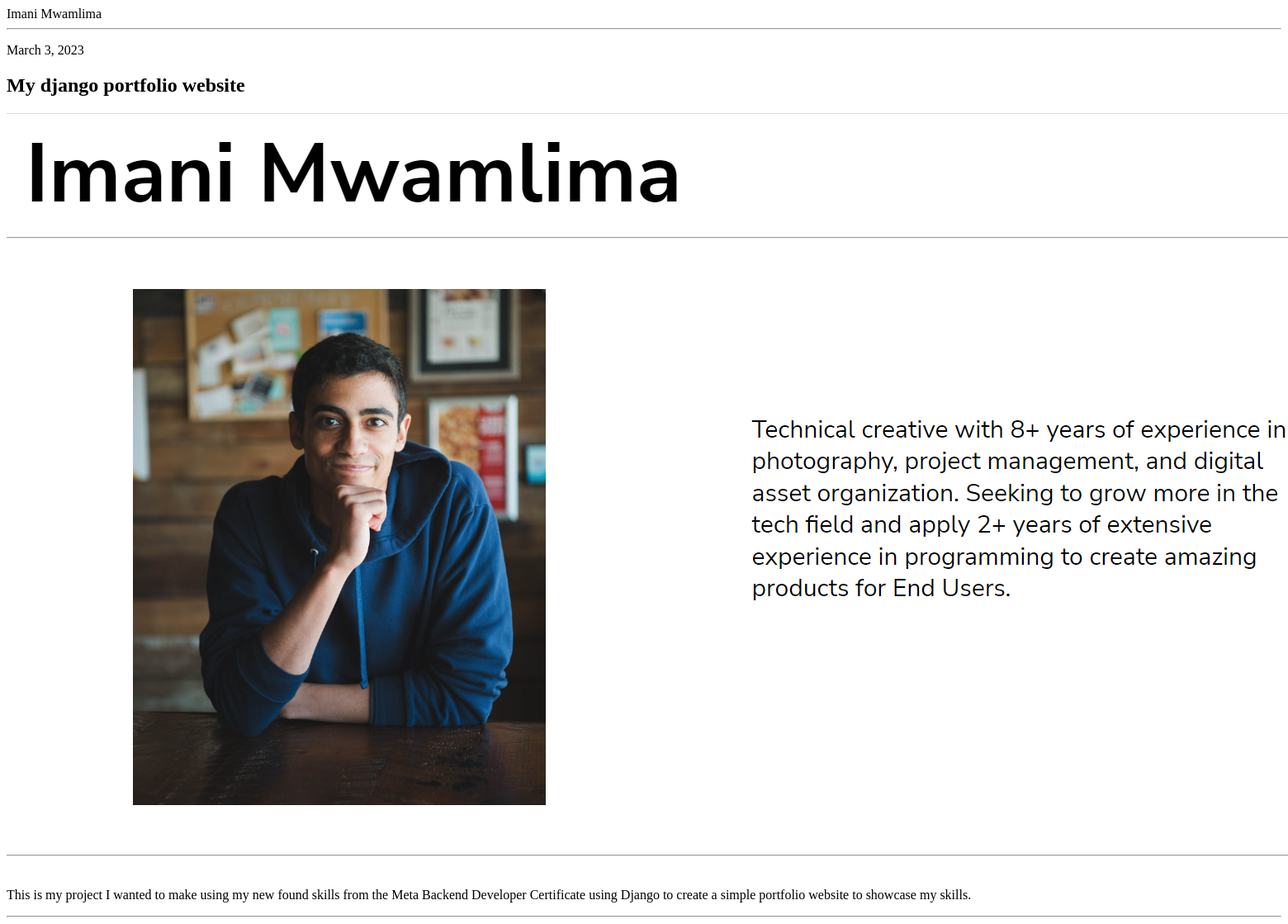
Before: /projects/2 with the older database file.
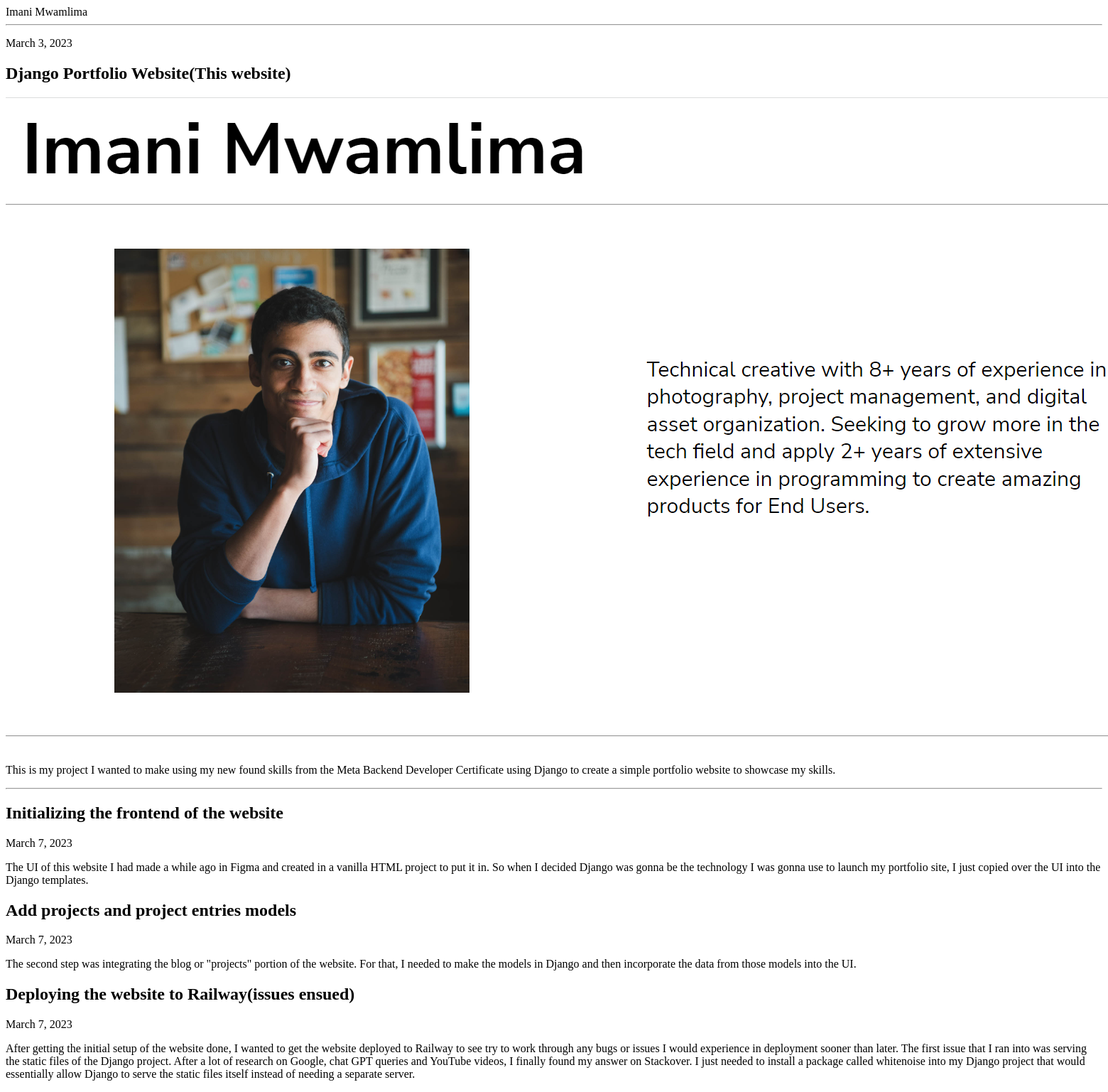
After: the same page with the newer database file.
### portfolioApp/models.py (models this page shows, shortened)
class Projects(models.Model):
    title = models.CharField(max_length=255, unique=True)
    description = models.TextField(max_length=1000, default='')
    created_at = models.DateTimeField(auto_now_add=True)
    project_image = models.ImageField(upload_to='staticfiles/assets/', null=True)
    def get_image_name(self):
        return os.path.basename(self.project_image.name)

class ProjectEntry(models.Model):
    project_id = models.ForeignKey(Projects, on_delete=models.CASCADE)
    post_title = models.CharField(max_length=255)
    post_date = models.DateTimeField(auto_now_add=True)
    content = models.TextField(max_length=1000, default='')

### portfolioApp/views.py (the view)
# urls.py: path("projects/<int:project_id>", views.project_page, name="project_page"),
def project_page(request, project_id=None):
    if project_id:
        project = Projects.objects.get(pk=project_id)
        project_entries = ProjectEntry.objects.filter(project_id=project_id)
        project_data = {"project": project, "project_entries": project_entries}
    else:
        project = {}
    return render(request, "project_page.html", project_data)

### portfolioApp/templates/project_page.html
{% extends "base.html" %}
{% block content %}
{% load static %}
<div class="project-box">
    <div class="project-title-section">
        <p>{{project.created_at.date}}</p>
        <h2>{{project.title}}</h2>
        <img src="{% static 'assets/' %}{{ project.get_image_name }}" alt="Project Photo">
    </div>
    <p class="project-content">{{project.description}}</p>
</div>
<hr>
<div class="project-entries">
    {% for project_entry in project_entries %}
    <div class="entry-box">
        <h2>{{project_entry.post_title}}</h2>
        <p>{{project_entry.post_date.date}}</p>
        <p>{{project_entry.content}}</p>
    </div>
    {% endfor %}
</div>
{% endblock %}

### portfolioApp/templates/base.html (shortened to what this page needs)
<!DOCTYPE html>
<html lang="en">
<head>
    {% load static %}
    {% load compress %}
    {% compress css %}
        <link type="text/x-scss" href="{% static 'styles/base.scss' %}" rel="stylesheet" media="screen">
    {% endcompress %}
</head>
<body>
    <header>
        <div class="title">Imani Mwamlima</div>
    </header>
    <hr>
    {% block content %}{% endblock %}
</body>
</html>

Changed rows visible on the page:
changed Projects: title "My django portfolio website" → "Django Portfolio Website(This website)"
added ProjectEntry: post_title "Initializing the frontend of the website", post_date "March 7, 2023", content "The UI of this website I had made a while ago in Figma and created in a vanilla HTML project to put it in. So when I decided Django was gonna be the technology I was gonna use to launch my portfolio site, I just copied over the UI into the Django templates."
added ProjectEntry: post_title "Add projects and project entries models", post_date "March 7, 2023", content "The second step was integrating the blog or \"projects\" portion of the website. For that, I needed to make the models in Django and then incorporate the data from those models into the UI."
added ProjectEntry: post_title "Deploying the website to Railway(issues ensued)", post_date "March 7, 2023", content "After getting the initial setup of the website done, I wanted to get the website deployed to Railway to see try to work through any bugs or issues I would experience in deployment sooner than later. The first issue that I ran into was serving the static files of the Django project. After a lot of research on Google, chat GPT queries and YouTube videos, I finally found my answer on Stackover. I just needed to install a package called whitenoise into my Django project that would essentially allow Django to serve the static files itself instead of needing a separate server."
